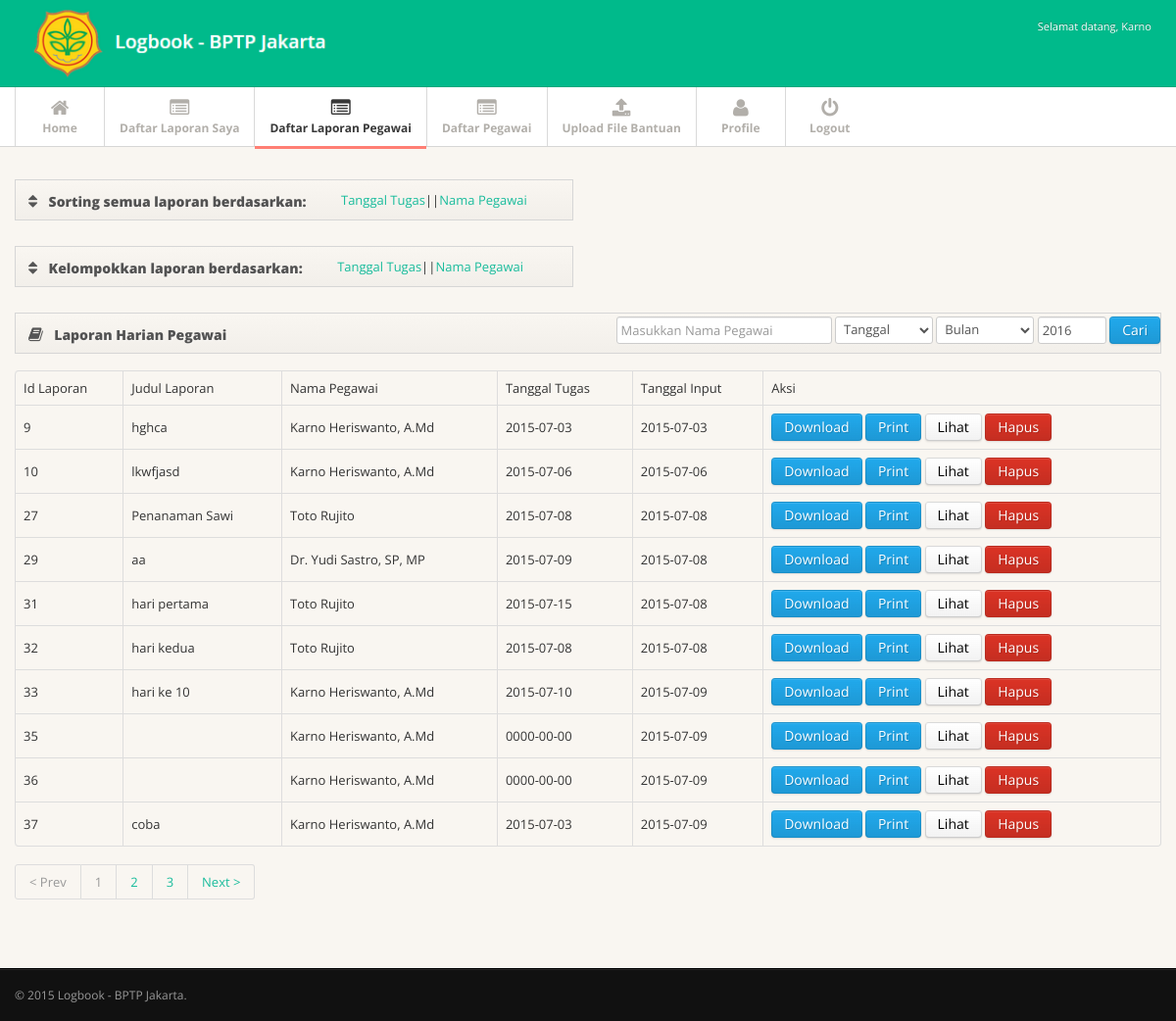
/level/admin/report-pegawai.php (signed in), run on the app's committed database.
### tables this page shows
CREATE TABLE IF NOT EXISTS `uraian_tugas` (
`id_laporan` int(11) NOT NULL,
  `judul_laporan` varchar(50) NOT NULL,
  `Nama` varchar(40) NOT NULL,
  `NIP` varchar(18) NOT NULL,
  `Tanggal_input` date NOT NULL,
  `Tanggal_tugas` date NOT NULL,
  `Isi_tugas` varchar(2000) NOT NULL
);

### level/admin/report-pegawai.php (the view, shortened to what this page needs)
<?php
include "../../config/connect.php";
$currDate		= date('Y-m-d');
$year       = substr($currDate,0,4);
?>
<!DOCTYPE html>
<html lang="en">
<head>
<link href="../../assets/css/bootstrap.min.css" rel="stylesheet">
<link href="../../assets/css/bootstrap-responsive.min.css" rel="stylesheet">
<link href="../../assets/css/font-awesome.css" rel="stylesheet">
<link href="../../assets/css/style.css" rel="stylesheet">
<link href="../../assets/css/pages/dashboard.css" rel="stylesheet">
</head>
<body>
<?php
include "header-after-login.php";
?>
<div class="subnavbar">
  <div class="subnavbar-inner">
    <div class="container">
      <ul class="mainnav">
	  <li><a href="index.php"><i class="icon-home"></i><span>Home</span> </a> </li>
	  <li><a href="report.php"><i class="icon-list-alt"></i><span>Daftar Laporan Saya</span> </a> </li>
	  <li class="active"><a href="report-pegawai.php?sort=all"><i class="icon-list-alt"></i><span>Daftar Laporan Pegawai</span> </a> </li>
	  <li><a href="daftar-pegawai.php"><i class="icon-list-alt"></i><span>Daftar Pegawai</span> </a> </li>
	  <li><a href="halaman-upload.php"><i class="icon-upload-alt"></i><span>Upload File Bantuan</span> </a> </li>
      <li><a href="profile.php"><i class="icon-user"></i><span>Profile</span> </a> </li>
      <li class="nav navbar-nav navbar-right"><a href="logout.php"><i class="icon-off"></i><span>Logout</span> </a> </li>
    </div>
  </div>
</div>
<div class="main">
  <div class="main-inner">
  <div class="container">
	 <div class="row">
  <div class="widget widget-nopad">
			<div class="span6">
            <div class="widget-header"> <i class="icon-sort"></i>
              <h3> Sorting semua laporan berdasarkan:</h3> <a href="report-pegawai.php?sort=tanggal">Tanggal Tugas</a>||<a href="report-pegawai.php?sort=nama">Nama Pegawai</a>
            </div>
	</div>
	</div>
	</div>
	</div>
	  <div class="container">
	 <div class="row">
  <div class="widget widget-nopad">
			<div class="span6">
            <div class="widget-header"> <i class="icon-sort"></i>
              <h3> Kelompokkan laporan berdasarkan:</h3> <a href="report-pegawai-kelompok.php?sort=kelompok-tanggal">Tanggal Tugas</a>||<a href="report-pegawai-kelompok.php?sort=nama">Nama Pegawai</a>
            </div>
	</div>
	</div>
	</div>
	</div>
    <div class="container">
	 <div class="row">
        <div class="span12">
          <div class="widget widget-nopad">
            <div class="widget-header"> <i class="icon-book"></i>
			<div class='pull-right'>
			<form  name="cari_transaksi" action="search-laporan.php?=" method="post">
				<input type= "text" name="cari_laporan" placeholder="Masukkan Nama Pegawai"/>
				<select name="hari" style="width:100px">
					<option selected value="">Tanggal</option>
				</select>
				<select name="bulan" style="width:100px">
					<option value="">Bulan</option>
				</select>
				<input type="text" name="tahun" value="<?php echo $year; ?>" style="width:60px">
				<input style="margin-bottom:8px" type="submit" class="btn btn-primary" name="submit" value="Cari"  />
			</form>
			</div>
              <h3> Laporan Harian Pegawai</h3>
            </div>
<div class="table-responsives">
<table class="table table-bordered" width="100%">
        <tr>
			<td>Id Laporan</td>
			<td>Judul Laporan</td>
			<td>Nama Pegawai</td>
			<td>Tanggal Tugas</td>
			<td>Tanggal Input</td>
            <td align="center">Aksi</td>
        </tr>
    <?php
			$perpage= 10;
			if(isset($_GET["page"])){
			$page = intval($_GET["page"]);
			}
			else{
			$page=1;
			}
			$calc= $perpage * $page;
			$start= $calc - $perpage;
			if(isset($_GET["sort"])){
			if ($_GET['sort']=="tanggal"){$query ="select * from uraian_tugas order by Tanggal_tugas Limit $start, $perpage";
										  $total="select Count(*) As Total from uraian_tugas order by Tanggal_tugas";}
			elseif ($_GET['sort']=="nama"){$query ="select * from uraian_tugas order by nama Limit $start, $perpage";
										$total="select Count(*) As Total from uraian_tugas order by nama";}
			elseif ($_GET['sort']=="all"){$query ="select * from uraian_tugas Limit $start, $perpage";
										 $total="select Count(*) As Total from uraian_tugas";}
			elseif (substr(($_GET['sort']),4,1)=="-"){$query ="select * from uraian_tugas where Tanggal_tugas='$search' Limit $start, $perpage";
													    $total="select Count(*) As Total from uraian_tugas where Tanggal_tugas='$search'";}
			elseif ( $_GET['sort'] !== "nama" and $_GET['sort'] !== "tanggal" and substr(($_GET['sort']),0,2)!==20){$query ="select * from uraian_tugas where Nama='$search' Limit $start, $perpage";
																													$total="select Count(*) As Total from uraian_tugas where Nama='$search'";}
			}
			else{
			$query ="select * from uraian_tugas Limit $start, $perpage";
			$total="select Count(*) As Total from uraian_tugas";
			}
			$data = mysqli_query($con,$query);
    while ($fetch = mysqli_fetch_array($data)) {
	?>
        <tr>
            <td><?php echo $fetch['id_laporan']; ?></td>
			<td><?php echo $fetch['judul_laporan']; ?></</td>
			<td><?php echo $fetch['Nama']; ?></</td>
			<td><?php echo $fetch['Tanggal_tugas']; ?></td>
            <td><?php echo $fetch['Tanggal_input']; ?></td>
            <td><a href="html2.php?id=<?php echo $fetch['id_laporan']; ?>"><button button class="btn btn-primary"><font color="white">Download</font></button></a>
			<a href="cetak.php?id=<?php echo $fetch['id_laporan']; ?>"><button button class="btn btn-primary"><font color="white">Print</font></button></a>
			<a href="test.php?id=<?php echo $fetch['id_laporan']; ?>"><button button class="btn"><font color="black">Lihat</font></button></a>
			<button button class="btn btn-danger" data-toggle="confirmation-singleton" href="hapus2-laporan.php?id=<?php echo $fetch['id_laporan'];?>">Hapus</button></td>
        </tr>
    <?php
    }
    ?>
</table>
		<?php
		$result = mysqli_query($con,$total);
		$ambil= mysqli_fetch_array($result);
		$totaldata= $ambil["Total"];
		if($totaldata >= $perpage){
		if(isset($page)){
		$totalpages = ceil($totaldata / $perpage);
		?>
		<ul class="pagination">
		<?php
		if($page <= 1){
		echo "<li class='disabled'><a>< Prev</a></li>";
		}
		else{
		$j = $page - 1;
		echo "<li><a href='report-pegawai.php?page=$j'>< Prev</a></li>";
		}
		for($i=1; $i <= $totalpages;$i++){
		if($i<>$page){
		echo "<li><a href='report-pegawai.php?page=$i'>$i</a></li>";
		}
		else{
		echo "<li class='disabled'><a>$i</a></li>";
		}
		}
		if($page == $totalpages){
		echo "<li class='disabled'><a>Next ></a></li>";
		}
		else{
		$j = $page+1;
		echo "<li><a href='report-pegawai.php?page=$j'>Next ></a></li>";
		}
		}
		}
			?>
			</ul>
          </div>
        </div>
      </div>
		</div>
    </div>
  </div>
</div>
<div class="footer">
  <div class="footer-inner">
    <div class="container">
      <div class="row">
        <div class="span12"> &copy; 2015 <a href="index.php">Logbook - BPTP Jakarta</a>. </div>
      </div>
    </div>
  </div>
</div>
</body>
</html>

### assets/css/style.css (style rules this page uses)
body { background: #f9f6f1; font: 13px/1.7em 'Open Sans'; }
input, button, select, textarea { font-family: 'Open Sans'; }
.table td { vertical-align: middle; }
.subnavbar { margin-bottom: 2.5em; }
.subnavbar-inner { height: 60px; background: #fff; border-bottom: 1px solid #d6d6d6; }
.subnavbar .container > ul { display: inline-block; height: 80px; padding: 0; margin: 0; }
.subnavbar .container > ul > li { float: left; min-width: 90px; height: 60px; padding: 0; margin: 0; text-align: center; list-style: none; border-left: 1px solid #d9d9d9; }
.subnavbar .container > ul > li > a { display: block; height: 100%; padding: 0 15px; font-size: 12px; font-weight: bold; color: #b2afaa; }
.subnavbar .container > ul > li > a > i { display: inline-block; width: 24px; height: 24px; margin-top: 11px; margin-bottom: -3px; font-size: 20px; }
.subnavbar .container > ul > li > a > span { display: block; }
.subnavbar .container > ul > li.active > a { border-bottom:3px solid #ff7f74; color: #383838; }
.main { padding-bottom: 2em; border-bottom: 1px solid #000; }
.footer { margin-top: 0; border-top: 1px solid #292929; }
.footer-inner { padding: 15px 0; font-size: 12px; background: #111; color: #999; }
.footer a { color: #999; }
.widget { position: relative; clear: both; width: auto; margin-bottom: 2em; overflow: hidden; }
.widget-header { position: relative; height: 40px; line-height: 40px; background: #f9f6f1; background:-moz-linear-gradient(top, #f9f6f1 0%, #f2efea 100%); background:-webkit-gradient(linear, left top, left bottom, color-stop(0%,#f9f6f1), color-stop(100%,#f2efea)); background:-webkit-linear-gradient(top, #f9f6f1 0%,#f2efea 100%); background:-o-linear-gradient(top, #f9f6f1 0%,#f2efea 100%); background:-ms-linear-gradient(top, #f9f6f1 0%,#f2efea 100%); background:linear-gradient(top, #f9f6f1 0%,#f2efea 100%); filter: progid:DXImageTransform.Microsoft.gradient(startColorstr='#f9f6f1', endColorstr='#f2efea'); -ms-filter: "progid:DXImageTransform.Microsoft.gradient(startColorstr='#f9f6f1', endColorstr='#f2efea')"; border: 1px solid #d6d6d6; -webkit-background-clip: padding-box; }
.widget-header h3 { position: relative; top: 2px; left: 10px; display: inline-block; margin-right: 3em; font-size: 14px; font-weight: 800; color: #525252; line-height: 18px; text-shadow: 1px 1px 2px rgba(255,255,255,.5); }
.widget-header [class^="icon-"], .widget-header [class*=" icon-"] { display: inline-block; margin-left: 13px; margin-right: -2px; font-size: 16px; color: #555; vertical-align: middle; }

### data on the page
uraian_tugas: id_laporan "9", judul_laporan "hghca", Nama "Karno Heriswanto, A.Md", Tanggal_tugas "2015-07-03", Tanggal_input "2015-07-03"
uraian_tugas: id_laporan "10", judul_laporan "lkwfjasd", Nama "Karno Heriswanto, A.Md", Tanggal_tugas "2015-07-06", Tanggal_input "2015-07-06"
uraian_tugas: id_laporan "27", judul_laporan "Penanaman Sawi", Nama "Toto Rujito", Tanggal_tugas "2015-07-08", Tanggal_input "2015-07-08"
uraian_tugas: id_laporan "29", judul_laporan "aa", Nama "Dr. Yudi Sastro, SP, MP", Tanggal_tugas "2015-07-09", Tanggal_input "2015-07-08"
uraian_tugas: id_laporan "31", judul_laporan "hari pertama", Nama "Toto Rujito", Tanggal_tugas "2015-07-15", Tanggal_input "2015-07-08"
uraian_tugas: id_laporan "32", judul_laporan "hari kedua", Nama "Toto Rujito", Tanggal_tugas "2015-07-08", Tanggal_input "2015-07-08"
uraian_tugas: id_laporan "33", judul_laporan "hari ke 10", Nama "Karno Heriswanto, A.Md", Tanggal_tugas "2015-07-10", Tanggal_input "2015-07-09"
uraian_tugas: id_laporan "35", Nama "Karno Heriswanto, A.Md", Tanggal_tugas "0000-00-00", Tanggal_input "2015-07-09"
uraian_tugas: id_laporan "36", Nama "Karno Heriswanto, A.Md", Tanggal_tugas "0000-00-00", Tanggal_input "2015-07-09"
uraian_tugas: id_laporan "37", judul_laporan "coba", Nama "Karno Heriswanto, A.Md", Tanggal_tugas "2015-07-03", Tanggal_input "2015-07-09"

### other printed values
$_SESSION['userid'] "Karno"
